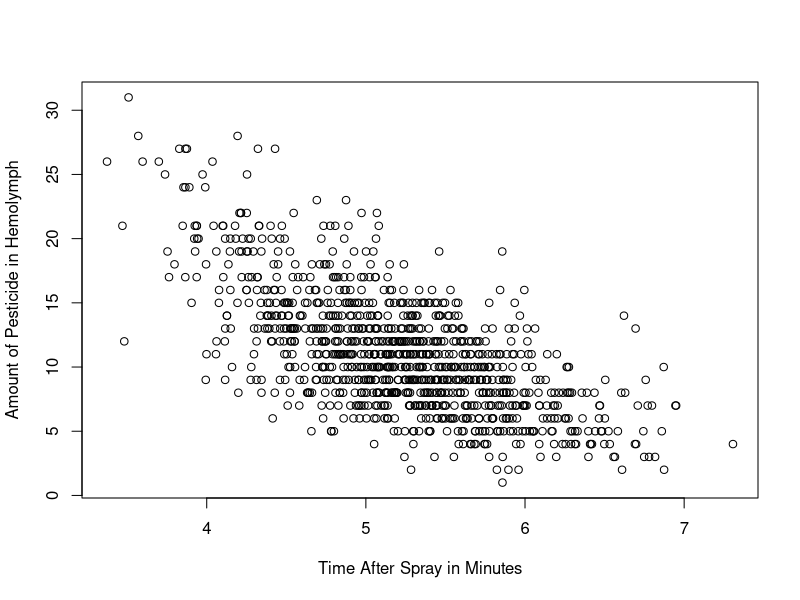

Recreate this plot in R.
## ---- chunk 1
knitr::opts_chunk$set(echo = TRUE)
## ---- chunk 2
set.seed(123)

N0 <- 6
decay <- 0.18

# Setting function for the expontential decay
detFunction <- function(x, a, b){
  a*exp(-b*x)
}

# Inverse function for the exponential decay
inv.logit.link <- function(p){
	x <- exp(p)
}

predictor <- rnorm(1000, mean = 5.2, sd = 0.65)
response <- rpois(1000, lambda = inv.logit.link(detFunction(predictor, N0, decay)))

data_frame <- as.data.frame(cbind(response, predictor))
plot(data_frame$response~data_frame$predictor,xlab="Time After Spray in Minutes",ylab="Amount of Pesticide in Hemolymph")

# Writing our csv file
write.csv(data_frame, "R bug Mystery Data 12022023.csv", row.names = FALSE)
